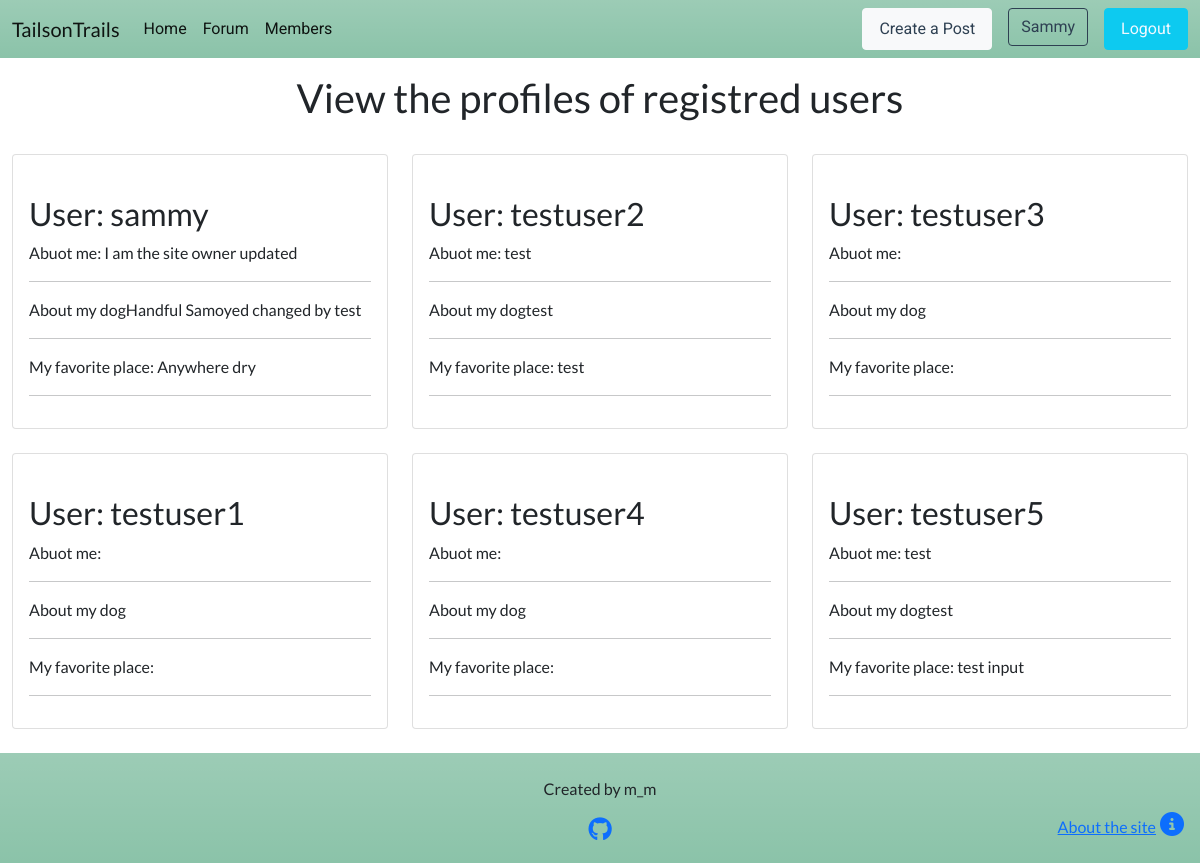
The app's page /profile/ (signed in), older data.
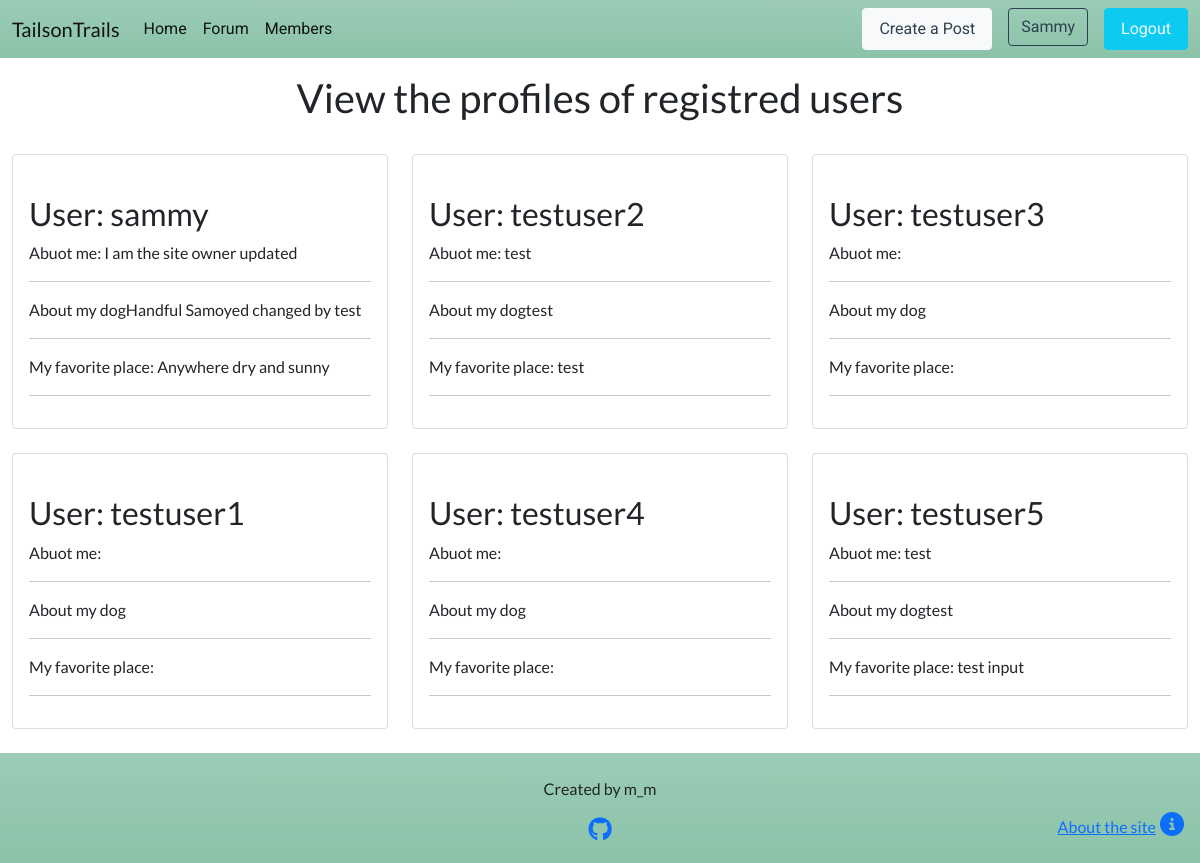
The same page, newer data.
### forum/models.py (models this page shows, shortened)
class Profile(models.Model):
    user = models.OneToOneField(User, on_delete=models.CASCADE)
    featured_image = CloudinaryField('image', default='placeholder')
    about_me = models.TextField(max_length=300, blank=True)
    about_dog = models.TextField(max_length=300, blank=True)
    favorite_location = models.TextField(max_length=100, blank=True)

### forum/views.py (the view)
# urls.py: path('profile/', views.ProfileList.as_view(), name='profile'),
class ProfileList(LoginRequiredMixin, generic.ListView):
    model = Profile
    queryset = Profile.objects.all()
    template_name = "profile.html"
    paginate_by = 6

### templates/profile.html (shortened to what this page needs)
{% extends "base.html" %}
{% load static %}
{% block content %}
<div class="container-fluid">
    <main class="mt-3">
        <div class="row">
            <h1 class="text-center mb-3">View the profiles of registred users</h1>
            <div class="col-12 mt-3 left">
                <div class="row">
                    {% for profile in profile_list %}
                    <div class="col-md-4">
                        <div class="card mb-4">
                            <div class="card-body">
                                <div class="image-container">
                                </div>
                                <h2 class="author">User: {{ profile.user.username }}</h2>
                                <p class="card-title">Abuot me: {{ profile.about_me }}</p>
                                <hr>
                                <p class="card-text">About my dog{{ profile.about_dog }}</p>
                                <hr>
                                <p class="card-text">My favorite place: {{ profile.favorite_location }}</p>
                                <hr />
                            </div>
                        </div>
                    </div>
                    {% if forloop.counter|divisibleby:3 %}
                </div>
                <div class="row">
                    {% endif %}
                    {% endfor %}
                </div>
            </div>
        </div>
    </main>
</div>
</main>
{%endblock%}

Row changes from the older to the newer data that the page shows:
changed Profile "I am the site owner updated": favorite_location "Anywhere dry" → "Anywhere dry and sunny"
